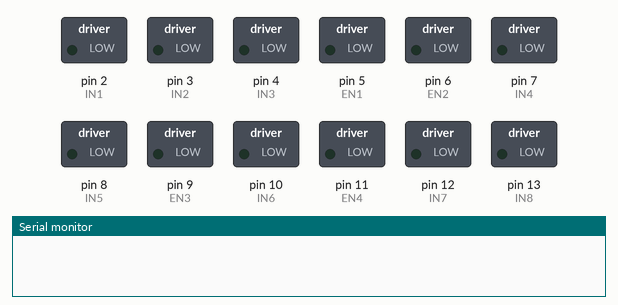
The sketch below on a simulated Arduino Uno, built with avr-gcc and run on an emulated ATmega328P. Parts: switched loads named in the sketch (green lamp = pin HIGH), the last lines printed to the serial monitor.

Above: at 0.1 s.
At 1.1 s:
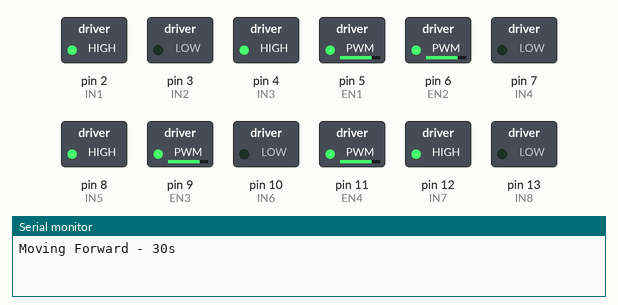
At 31.4 s:
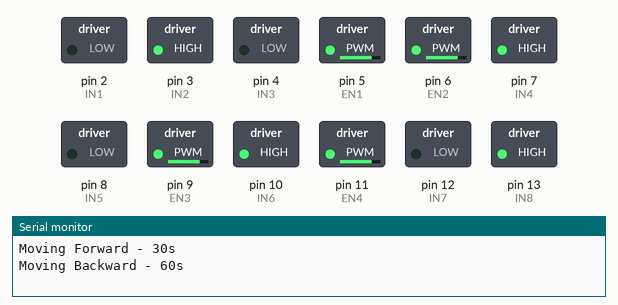
Timing chart, 0 to 32.9 s (numbered marks = the images above):
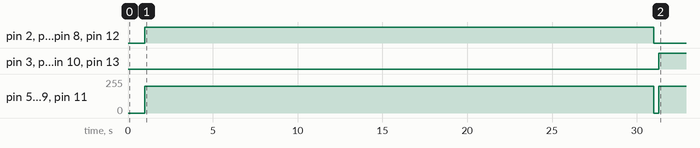

The sketch:

neat_albar1.ino
```cpp
// L293D #1
#define EN1 5
#define IN1 2
#define IN2 3
#define EN2 6
#define IN3 4
#define IN4 7

// L293D #2
#define EN3 9
#define IN5 8
#define IN6 10
#define EN4 11
#define IN7 12
#define IN8 13

// Motor speed
int speedMotor = 200;

// Setup
void setup() {
  pinMode(EN1, OUTPUT);
  pinMode(IN1, OUTPUT);
  pinMode(IN2, OUTPUT);
  pinMode(EN2, OUTPUT);
  pinMode(IN3, OUTPUT);
  pinMode(IN4, OUTPUT);
  pinMode(EN3, OUTPUT);
  pinMode(IN5, OUTPUT);
  pinMode(IN6, OUTPUT);
  pinMode(EN4, OUTPUT);
  pinMode(IN7, OUTPUT);
  pinMode(IN8, OUTPUT);

  Serial.begin(9600);

  stopMotors();
  delay(1000);
}

// Forward
void moveForward() {
  digitalWrite(IN1, HIGH); digitalWrite(IN2, LOW);
  digitalWrite(IN3, HIGH); digitalWrite(IN4, LOW);
  digitalWrite(IN5, HIGH); digitalWrite(IN6, LOW);
  digitalWrite(IN7, HIGH); digitalWrite(IN8, LOW);

  analogWrite(EN1, speedMotor);
  analogWrite(EN2, speedMotor);
  analogWrite(EN3, speedMotor);
  analogWrite(EN4, speedMotor);
}

// Backward
void moveBackward() {
  digitalWrite(IN1, LOW); digitalWrite(IN2, HIGH);
  digitalWrite(IN3, LOW); digitalWrite(IN4, HIGH);
  digitalWrite(IN5, LOW); digitalWrite(IN6, HIGH);
  digitalWrite(IN7, LOW); digitalWrite(IN8, HIGH);

  analogWrite(EN1, speedMotor);
  analogWrite(EN2, speedMotor);
  analogWrite(EN3, speedMotor);
  analogWrite(EN4, speedMotor);
}

// Turn Right (Left side forward, Right side backward)
void turnRight() {
  digitalWrite(IN1, HIGH); digitalWrite(IN2, LOW);   // Left front forward
  digitalWrite(IN3, HIGH); digitalWrite(IN4, LOW);   // Left back forward
  digitalWrite(IN5, LOW);  digitalWrite(IN6, HIGH);  // Right front backward
  digitalWrite(IN7, LOW);  digitalWrite(IN8, HIGH);  // Right back backward

  analogWrite(EN1, speedMotor);
  analogWrite(EN2, speedMotor);
  analogWrite(EN3, speedMotor);
  analogWrite(EN4, speedMotor);
}

// Turn Left (Left side backward, Right side forward)
void turnLeft() {
  digitalWrite(IN1, LOW);  digitalWrite(IN2, HIGH);  // Left front backward
  digitalWrite(IN3, LOW);  digitalWrite(IN4, HIGH);  // Left back backward
  digitalWrite(IN5, HIGH); digitalWrite(IN6, LOW);   // Right front forward
  digitalWrite(IN7, HIGH); digitalWrite(IN8, LOW);   // Right back forward

  analogWrite(EN1, speedMotor);
  analogWrite(EN2, speedMotor);
  analogWrite(EN3, speedMotor);
  analogWrite(EN4, speedMotor);
}

// Alternate Right/Left for a given total duration (turning simulation)
void alternateTurns(unsigned long totalDurationMs, unsigned long stepMs) {
  unsigned long startTime = millis();
  bool goingRight = true;

  while (millis() - startTime < totalDurationMs) {
    if (goingRight) {
      Serial.println("Turning Right");
      turnRight();
    } else {
      Serial.println("Turning Left");
      turnLeft();
    }
    delay(stepMs);
    goingRight = !goingRight;
  }
}


// Stop Motors

void stopMotors() {
  analogWrite(EN1, 0);
  analogWrite(EN2, 0);
  analogWrite(EN3, 0);
  analogWrite(EN4, 0);

  digitalWrite(IN1, LOW); digitalWrite(IN2, LOW);
  digitalWrite(IN3, LOW); digitalWrite(IN4, LOW);
  digitalWrite(IN5, LOW); digitalWrite(IN6, LOW);
  digitalWrite(IN7, LOW); digitalWrite(IN8, LOW);
}


// Main Program
void loop() {
  // 1. Forward for 30 seconds
  Serial.println("Moving Forward - 30s");
  moveForward();
  delay(30000);
  stopMotors();
  delay(300);

  // 2. Backward for 60 seconds (full minute)
  Serial.println("Moving Backward - 60s");
  moveBackward();
  delay(60000);
  stopMotors();
  delay(300);

  // 3. Right and Left alternating for 60 seconds (turning simulation)
  Serial.println("Alternating Right/Left - 60s");
  alternateTurns(60000, 5000); // switches direction every 5 seconds

  // Stop after completing the task
  stopMotors();
  Serial.println("Task complete");

  // Prevent repeating the task
  while (true) {
    delay(1000);
  }
}
```

Measured:
- by itself, pin 2 (IN1), pin 4 (IN3), pin 8 (IN5), pin 12 (IN7): LOW → HIGH at 1.0 s, → LOW 30.0 s later
- by itself, pin 3 (IN2), pin 7 (IN4), pin 10 (IN6), pin 13 (IN8): LOW → HIGH at 31.3 s
- by itself, pin 5 (EN1), pin 6 (EN2), pin 9 (EN3), pin 11 (EN4): 0/255 → 200/255 at 1.0 s, → 0/255 30.0 s later, → 200/255 0.30 s later
